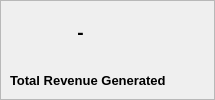
       <widget class="QFrame" name="frm_home_revenue">
        <property name="geometry">
         <rect>
          <x>10</x>
          <y>20</y>
          <width>215</width>
          <height>100</height>
         </rect>
        </property>
        <property name="minimumSize">
         <size>
          <width>215</width>
          <height>100</height>
         </size>
        </property>
        <property name="maximumSize">
         <size>
          <width>215</width>
          <height>100</height>
         </size>
        </property>
        <property name="frameShape">
         <enum>QFrame::StyledPanel</enum>
        </property>
        <property name="frameShadow">
         <enum>QFrame::Raised</enum>
        </property>
        <widget class="QLabel" name="lbl_home_revenue_info">
         <property name="geometry">
          <rect>
           <x>10</x>
           <y>10</y>
           <width>141</width>
           <height>45</height>
          </rect>
         </property>
         <property name="font">
          <font>
           <pointsize>14</pointsize>
           <weight>75</weight>
           <bold>true</bold>
          </font>
         </property>
         <property name="text">
          <string>-</string>
         </property>
         <property name="alignment">
          <set>Qt::AlignCenter</set>
         </property>
        </widget>
        <widget class="QLabel" name="lbl_home_revenue_icon">
         <property name="geometry">
          <rect>
           <x>144</x>
           <y>10</y>
           <width>65</width>
           <height>45</height>
          </rect>
         </property>
         <property name="minimumSize">
          <size>
           <width>65</width>
           <height>45</height>
          </size>
         </property>
         <property name="maximumSize">
          <size>
           <width>65</width>
           <height>45</height>
          </size>
         </property>
         <property name="text">
          <string/>
         </property>
         <property name="pixmap">
          <pixmap resource="Icons/bookstore.qrc">:/Icons/credit-card.svg</pixmap>
         </property>
         <property name="scaledContents">
          <bool>false</bool>
         </property>
         <property name="alignment">
          <set>Qt::AlignCenter</set>
         </property>
        </widget>
        <widget class="QLabel" name="lbl_home_revenue_title">
         <property name="geometry">
          <rect>
           <x>10</x>
           <y>70</y>
           <width>195</width>
           <height>20</height>
          </rect>
         </property>
         <property name="font">
          <font>
           <pointsize>10</pointsize>
           <weight>75</weight>
           <bold>true</bold>
          </font>
         </property>
         <property name="text">
          <string>Total Revenue Generated</string>
         </property>
         <property name="alignment">
          <set>Qt::AlignLeading|Qt::AlignLeft|Qt::AlignVCenter</set>
         </property>
         <property name="wordWrap">
          <bool>false</bool>
         </property>
        </widget>
       </widget>
